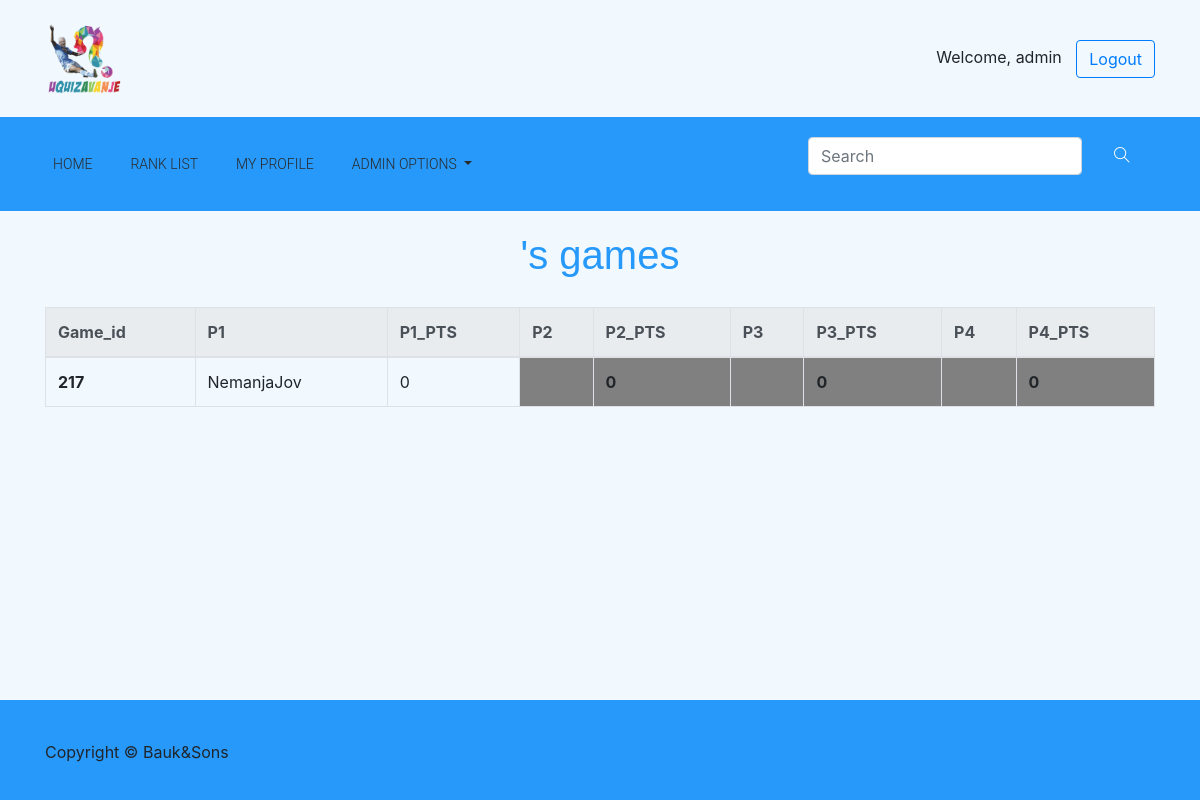
The app's page /games_overview/217/ (signed in) with its own data.
### quiz/models.py (models this page shows, shortened)
class User(AbstractUser):
    email = models.EmailField(
        verbose_name='email address',
        max_length=255,
        unique=True,
    )
    age = models.IntegerField(null = True)
    is_active = models.BooleanField(default=True)
    is_moderator = models.BooleanField(default=False)
    wants_moderator = models.BooleanField(default = False)
    first_name = models.CharField(max_length=50)
    last_name = models.CharField( max_length=50)
    level = models.IntegerField(default = 0)
    exp = models.IntegerField(default = 0)
    picture = models.TextField(default = "quiz/default_avatar.jpg", max_length = 50, blank = True, null = True)
    ranking = models.IntegerField(default = 0)
    def moderator(self):
        return self.is_moderator
    def is_senior(self):
        return self.level >= 10
    def get_by_id(id_val):
        return User.objects.filter(id=id_val).first()
    USERNAME_FIELD = 'username'
    REQUIRED_FIELDS = ['email']

class Game(models.Model):
    MAX_PLAYERS = 4
    NUM_ANSWERS = 4
    GAME_NOT_STARTED    = 0
    GAME_IN_PLAY        = 1
    GAME_OVER           = 2
    player_one = models.ForeignKey(settings.AUTH_USER_MODEL,related_name = '%(class)s_p1', on_delete=models.DO_NOTHING, null=True)
    player_two = models.ForeignKey(settings.AUTH_USER_MODEL, related_name = '%(class)s_p2',on_delete=models.DO_NOTHING, null=True)
    player_three = models.ForeignKey(settings.AUTH_USER_MODEL, related_name = '%(class)s_p3', on_delete=models.DO_NOTHING, null=True)
    player_four = models.ForeignKey(settings.AUTH_USER_MODEL, related_name = '%(class)s_p4', on_delete=models.DO_NOTHING, null=True)
    player_one_pts = models.IntegerField(default=0)
    player_two_pts = models.IntegerField(default=0)
    player_three_pts = models.IntegerField(default=0)
    player_four_pts = models.IntegerField(default=0)
    game_state      = models.IntegerField(default=0)
    num_questions   = models.IntegerField(default=0)
    cur_question    = models.IntegerField(default=-1)
    num_players     = models.IntegerField(default=0)
    num_answers     = models.IntegerField(default=0)
    winner = models.ForeignKey(settings.AUTH_USER_MODEL, related_name = '%(class)s_win', on_delete=models.DO_NOTHING, blank = True, null = True)
    def get_all_games(user):
        return Game.objects.filter(player_one = user) | Game.objects.filter(player_two = user) | Game.objects.filter(player_three = user) | Game.objects.filter(player_four = user)

### quiz/views.py (the view)
# urls.py: url(r'^games_overview/(?P<value>\d+)/$',             views.games_overview,                name = 'games_overview'),
def games_overview(request, value):
    if request.user.is_authenticated:
        user = User.get_by_id(value)
        template = loader.get_template('quiz/games_overview.html')
        games = Game.get_all_games(user)
        context = {
                'curUser': user,
                'games': games,
            }
        return HttpResponse(template.render(context, request))
    else:
        return redirect('/home')

### quiz/templates/quiz/games_overview.html (shortened to what this page needs)
{% extends "quiz/base.html" %} {% block content %}
<div class="container">
  <div class="row justify-content-center" id="trophy_h1">
    <h1 class="text-center">{{curUser.username}}'s games</h1>
  </div>
  <div class="table-responsive">
    <table class="table table-bordered">
      <thead class="thead-light">
          <tr>
              <th scope="col">
                Game_id
              <th scope="col">
                P1
              <th scope="col">
                P1_PTS
              <th scope="col">
                P2
              <th scope="col">
                P2_PTS
              <th scope="col">
                P3
              <th scope="col">
                P3_PTS
              <th scope="col">
                P4
              <th scope="col">
                P4_PTS
          </tr>
      </thead>
    {%for game in games%}
    <tr>
        <th scope="row">
          {{game.id}}
        <td {%if curUser.id == game.player_one.id%} style="font-weight: bold; background: gray" {%endif%}>
          {{game.player_one.username}}
        </td>
        <td {%if curUser.id == game.player_one.id%} style="font-weight: bold; background: gray" {%endif%}>
          {{game.player_one_pts}}
        </td>
        <td {%if curUser.id == game.player_two.id%} style="font-weight: bold; background: gray" {%endif%}>
        </td>
        <td {%if curUser.id == game.player_two.id%} style="font-weight: bold; background: gray" {%endif%}>
          {{game.player_two_pts}}
        </td>
        <td {%if curUser.id == game.player_three.id%} style="font-weight: bold; background: gray" {%endif%}>
        </td>
        <td {%if curUser.id == game.player_three.id%} style="font-weight: bold; background: gray" {%endif%}>
          {{game.player_three_pts}}
        </td>
        <td {%if curUser.id == game.player_four.id%} style="font-weight: bold; background: gray" {%endif%}>
        </td>
        <td {%if curUser.id == game.player_four.id%} style="font-weight: bold; background: gray" {%endif%}>
          {{game.player_four_pts}}
        </td>
    </tr>
    {%endfor%}
  </table>
  </div>
</div>
{% endblock content%}

### quiz/templates/quiz/base.html (shortened to what this page needs)
{% load static %}
<!doctype html>
<html lang="en">
<head>
    <link rel="stylesheet" href="{% static 'quiz/bootstrap.min.css' %}">
    <link rel="stylesheet" href="{% static 'quiz/animate.css' %}">
    <link rel="stylesheet" href="{% static 'quiz/font-awesome.min.css' %}">
    <link rel="stylesheet" href="{% static 'quiz/style.css' %}">
    <link rel="stylesheet" href="{% static 'quiz/themify-icons.css' %}">
</head>
<body>
        <div id="page_container">
            <div id="content_wrapper">
    <header class="header_area">
        <div class="sub_header">
            <div class="container">
                <div class="row align-items-center">
                    <div class="col-xs-8 col-md-8 col-xl-6">
                        <div id="logo">
                            <a href="{% url 'quiz:home' %}"><img src="{% static 'quiz/uqizavanje_logo.png' %}" alt=""
                                    title="" /></a>
                        </div>
                    </div>
                    <div class="col-xs-4 col-md-4 col-xl-6">
                        {% if user.is_authenticated %}
                        <div class="float-right" id="welcome_message">
                            Welcome, {{ user.get_username }}
                            <a href="/accounts/logout" class="btn btn-outline-primary">Logout</a>
                        </div>
                        {% endif %}
                    </div>
                </div>
            </div>
        </div>
        <div class="main_menu">
            <div class="container">
                <div class="row">
                    <div class="col-lg-12">
                        <nav class="navbar navbar-expand-lg navbar-light">
                            <div class="collapse navbar-collapse" id="navbarSupportedContent">
                                <ul class="navbar-nav mr-auto">
                                    <li class="nav-item active">
                                        <a class="nav-link active" href="{% url 'quiz:home' %}">Home</a>
                                    </li>
                                    <li class="nav-item">
                                        <a class="nav-link" href="{% url 'quiz:rank_list'%}">Rank List</a>
                                    </li>
                                    {% if user.is_authenticated %}
                                    <li class="nav-item">
                                        <a class="nav-link" href="{% url 'quiz:my_profile' value=user.id%}">My Profile</a>
                                    </li>
                                    {% endif %}
                                    {% if user.is_superuser %}
                                    <li class="nav-item dropdown">
                                        <a class="nav-link dropdown-toggle" href="#" role="button"
                                            data-toggle="dropdown" aria-haspopup="true" aria-expanded="false">
                                            Admin options
                                        </a>
                                    </li>
                                    {% endif %}
                                </ul>
                            </div>
                            <div class="header_social_icon d-none d-sm-block">
                                <ul>
                                    <li>
                                        <form action="/search_results/" method="GET" class="form-inline mr-auto">
                                            <div class="md-form my-0">
                                                <input class="form-control" name="searched_name" type="search"
                                                    placeholder="Search" aria-label="Search">
                                                <button class="btn btn-primary" type='submit' id='lupa'><i
                                                        class=" ti-search text-white ml-3"
                                                        aria-hidden="true"></i></button>
                                            </div>
                                        </form>
                                    </li>
                                </ul>
                            </div>
                        </nav>
                    </div>
                </div>
            </div>
        </div>
    </header>
    {% block content %}
    {% endblock content %}
    </div>
    <footer class="footer">
        <div class="container">
            <div class="row text-center">
                <p class="col-lg-8 col-md-12">Copyright &copy; Bauk&Sons</p>
            </div>
        </div>
    </footer>
</div>
</body>
</html>

### quiz/static/quiz/style.css (style rules this page uses)
a { text-decoration: none; -webkit-transition: 0.5s; transition: 0.5s; }
h1, h2, h3, h4, h5, h6 { color: #2a2a2a; font-family: "Cabin", sans-serif; }
img { max-width: 100%; }
.sub_header { padding: 20px 0px; background-color: #F1F9FF; }
.sub_header img { height: 15%; width: 15%; }
.main_menu { background-color: #2699FB; }
.main_menu .navbar-light .navbar-nav .nav-link { color: #2a2a2a; font-weight: 300; font-family: "Roboto", sans-serif; }
.main_menu .header_social_icon ul li { padding-right: 13px; }
.main_menu ul li { display: inline-block; font-size: 14px; text-transform: uppercase; padding-right: 22px; }
body { background-color: #F1F9FF; }
#lupa { background-color: #2699FB; border:#2699FB; }
#welcome_message a { margin-left: 10px; }
#trophy_h1 { margin-top: 20px; margin-bottom: 20px; }
#trophy_h1 h1 { color: #2699FB; font-family: 'Cabin', sans-serif; }
.footer { background-color: #2699FB; height: 100px; position: absolute; bottom: 0; width: 100%; }
.footer p { margin-top: 40px; text-align: left; }
.main_menu .navbar { padding: 20px 0px; }
#page_container { position: relative; min-height: 100vh; }
#content_wrapper { padding-bottom: 100px; }

### records on screen
User: get_username "admin"
Game: id "217", player_one.username "NemanjaJov", player_one_pts "0", player_two_pts "0", player_three_pts "0", player_four_pts "0"
